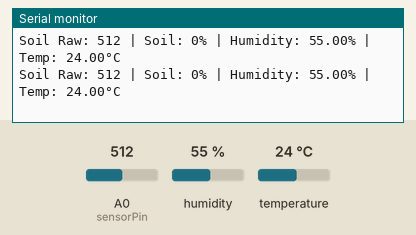
This sketch was run on a simulated Arduino Uno, built with avr-gcc and run on an emulated ATmega328P. Shown: the last lines printed to the serial monitor. The test bench sets the inputs (shaded band); at power-on: A0 (sensorPin) = 512, humidity 55 %, temperature 24 °C.

Above: at 19.8 s.
19.9 s: A0 (sensorPin) set to 989
At 21.0 s:
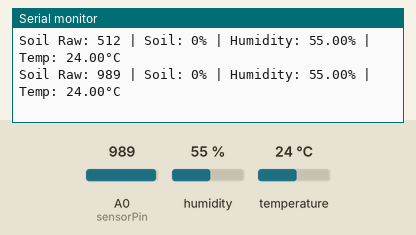
26.3 s: A0 (sensorPin) set to 1013
At 27.2 s:
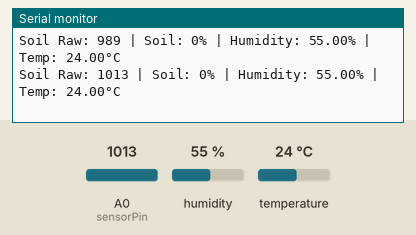
Timing chart, 0 to 29.3 s (numbered marks = the images above; inputs shaded):
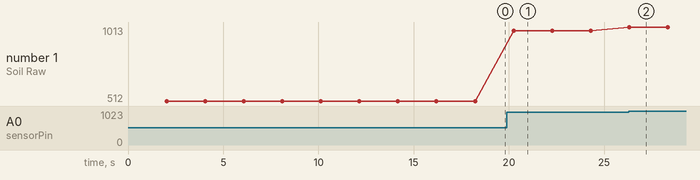

Measured:
- after the input at 19.9 s, the serial monitor: prints a new line after 0.35 s (image 1)
- after the input at 26.3 s, the serial monitor: prints a new line at once (image 2)
- plotted number 1: 512 → 989 after the input at 19.9 s, 989 → 1013 after the input at 26.3 s

The sketch:

initial_functionalities_idea.ino
```cpp
#include <DHT.h>

#define DHTPIN 4     // Digital pin connected to the DHT sensor
#define DHTTYPE DHT11   // DHT 11

DHT dht(DHTPIN, DHTTYPE);

const int sensorPin = A0;

// YOUR CALIBRATION VALUES
const int AirValue = 500;
const int WaterValue = 260;

int sensorValue = 0;
int soilMoisturePercent = 0;

void setup() {
  Serial.begin(9600);
  Serial.println(F("DHTxx test!"));
  dht.begin();
}

void loop() {
  // Wait a few seconds between measurements.
  // DHT11 is slow, so 2000ms is recommended to avoid unstable readings.
  delay(2000);

  float h = dht.readHumidity();
  float t = dht.readTemperature();

  // --- ERROR CHECK START ---
  // Check if any reads failed.
  if (isnan(h) || isnan(t)) {
    Serial.println(F("Failed to read from DHT sensor!"));
    return; // Try again next loop
  }
  // --- ERROR CHECK END ---
  // (We closed the bracket above, so the code below runs if the DHT is OK)

  // --- SOIL MOISTURE LOGIC ---
  sensorValue = analogRead(sensorPin);

  // Map the raw value to a percentage
  soilMoisturePercent = map(sensorValue, AirValue, WaterValue, 0, 100);

  // Constraints
  if(soilMoisturePercent > 100) { soilMoisturePercent = 100; }
  if(soilMoisturePercent < 0) { soilMoisturePercent = 0; }

  // --- PRINTING ---
  Serial.print("Soil Raw: ");
  Serial.print(sensorValue);
  Serial.print(" | Soil: ");
  Serial.print(soilMoisturePercent);
  Serial.print("% | ");

  Serial.print(F("Humidity: "));
  Serial.print(h);
  Serial.print(F("% | Temp: "));
  Serial.print(t);
  Serial.println(F("°C "));
}
```
